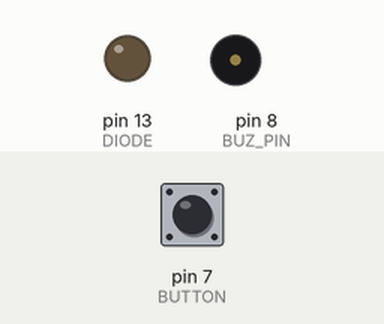
This sketch was run on a simulated Arduino Uno, built with avr-gcc and run on an emulated ATmega328P. Shown: output pins drawn as LEDs (lit = HIGH), buzzer (waves = sounding, pin HIGH). The inputs (shaded band) are chosen by the test bench; at power-on: pin 7 (BUTTON) HIGH.

Above: at 1.2 s.
1.3 s: pin 7 (BUTTON) pulled LOW for 3.2 s
At 2.1 s:
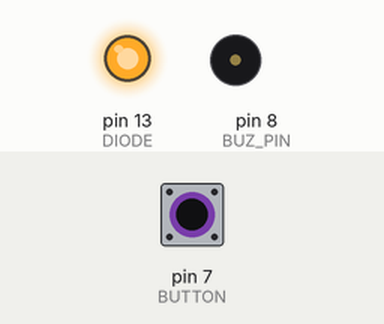
6.8 s: pin 7 (BUTTON) pulled LOW for 0.15 s
At 9.6 s:
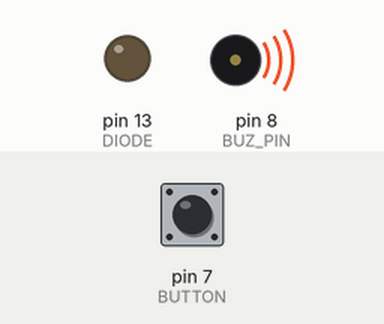
9.9 s: pin 7 (BUTTON) pulled LOW for 1 s
At 11.0 s:
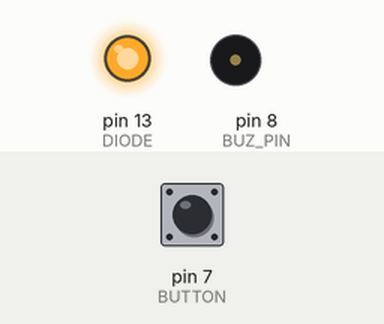
Timing chart, 0 to 13.4 s (numbered marks = the images above; inputs shaded):
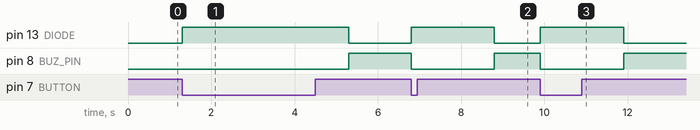

Measured:
- after the input at 1.3 s, pin 13 (DIODE): LOW → HIGH at once, → LOW 4.0 s later; pin 8 (BUZ_PIN): LOW → HIGH after 4.0 s
- after the input at 6.8 s, pin 13 (DIODE): LOW → HIGH at once, → LOW 2.0 s later; pin 8 (BUZ_PIN): HIGH → LOW at once, → HIGH 2.0 s later
- after the input at 9.9 s, pin 13 (DIODE): LOW → HIGH at once, → LOW 2.0 s later; pin 8 (BUZ_PIN): HIGH → LOW at once, → HIGH 2.0 s later

The sketch:

zad_1.ino
```cpp
/*
 * Zadanie 1
 * Ćwiczenie wprowadza nowy element elektroniczny jakim jest buzzer.
 * Są różne typy buzzerów, ale w tym przykładzie będzie to moduł
 * z buzzerem aktywnym z generatorem.
 * Ćwiczenie polega na:
 * - połączeniu buzzera, przycisku i czerwonej diody led na płytce.
 * - Napisaniu kodu, który będzie włączał diode i dawał sygnał dzwiękowy
 *   przez 2 sekundy w momencie wciśnięcia przycisku.
 *
 * Prosze użyć do tego celu funkji digitalWrite().
 * Nie jest to natomiast jednyny sposób na kontrolowanie buzzera.
 * Po zrealiowaniu tego ćwiczenia prosze przejść dół tego pliku.
 * Jest tam przykład pokazujący możliwości buzzera, dzięki któremu jest się
 * w stanie odegrać proste melodie.
 */

// W niektórych plikach można było zaobserwować definiowanie różnych pinów
// Za pomocą małych liter. Oba podejścia są poprawne, ale należy pamietać
// Żeby przyjąć jedno podejście i tylko je stosować przez cały program.

#define DIODE 13
#define BUTTON 7
#define BUZ_PIN 8

void setup(){
  pinMode(BUZ_PIN, OUTPUT);
  pinMode(DIODE, OUTPUT);
  pinMode(BUTTON, INPUT_PULLUP);

  digitalWrite(DIODE, LOW);
}

void loop(){
  if(digitalRead(BUTTON) == LOW){
    digitalWrite(BUZ_PIN, LOW);
    digitalWrite(DIODE, HIGH);
    delay(2000);
    digitalWrite(BUZ_PIN, HIGH);
    digitalWrite(DIODE, LOW);
  }
}


//----------Przykłady----------

// PRZYKŁAD A

/*
 * W przykładzie potrzebna będzie nam plik "pitches.h".
 * Jest on niezbędny ponieważ rozwiązuje problem częstotliwości nut.
 */

//#include "pitches.h"
//
//#define BUZ_PIN 8
//
//// Sekwencja nut w melodii
//int melody[]{
//  NOTE_C4, NOTE_G3, NOTE_G3, NOTE_A3, NOTE_G3, 0, NOTE_B3, NOTE_C4
//};
//
//// Długości nut
//// 4 - ćwierćnuta
//// 8 - ósemka
//int note_durations[] = {
//  4, 8, 8, 4, 4, 4, 4, 4
//};
//
//
//void setup(void)
//{
//  pinMode(BUZ_PIN, OUTPUT);
//  digitalWrite(BUZ_PIN, HIGH);
//  //iterujemy po nutach w melodii
//  for (int thisNote = 0; thisNote < 8; thisNote++){
//
//    // Aby obliczyć czas nuty, należy podzielić sekunde przez typ nuty
//    // Przypomnieniem jest tutaj fakt, że w arduino wszelki czas jest w
//    // milisekundach dlatego 1000 w kodzie odpowiada 1 sekundzie w rzeczywistości
//    int duration = 1000 / note_durations[thisNote];
//
//    tone(BUZ_PIN, melody[thisNote], duration);
//
//    // Dla w pełni działającego  programu należy również ustawić minimalny
//    // czas pomiędzy nutami, aby w ogóle można było je rozróżnić.
//    int pause = duration * 1.3;
//    delay(pause);
//    //Zatrzymujemy gre nuty
//    noTone(BUZ_PIN);
//
//    delay(80);
//    digitalWrite(BUZ_PIN, HIGH);
//}
//}
//void loop()
//{
//  // Tutaj nie jest to potrzebny kod.
//}


// PRZYKŁAD B
/*
 * W poprzednim przykładzie jest jeden problem.
 * Za każdym razem, gdy chcemy odegrać naszą melodie
 * musimy restartować kod. Oczywiście można umieścić kod
 * w funkcji loop(), ale jak byliśmy w stanie się już przekonać
 * w tej funkji jest przeważnie dużo kodu i dodawanie takich porcji
 * kilka razy może się skończyć różnie. W tym jak i innym języku
 * na ratunek przychodzi wrzucenie kodu do funkcji.
 */


//#include "pitches.h"
//
//#define BUZ_PIN 8
//// Sekwencja nut w melodii
//int melody[]{
//  NOTE_C4, NOTE_G3, NOTE_G3, NOTE_A3, NOTE_G3, 0, NOTE_B3, NOTE_C4
//};
//
//// Długości nut
//// 4 - ćwierćnuta
//// 8 - ósemka
//int note_durations[] = {
//  4, 8, 8, 4, 4, 4, 4, 4
//};
//
//
//void setup(void)
//{
//  pinMode(BUZ_PIN, OUTPUT);
//
//}
//void loop()
//{
//
//  music();
//  delay(80);
//  digitalWrite(BUZ_PIN, HIGH);
//  delay(4000);
//}
//
//
//void music(){
//    //iterujemy po nutach w melodii
//  for (int thisNote = 0; thisNote < 8; thisNote++){
//
//    // Aby obliczyć czas nuty, należy podzielić sekunde przez typ nuty
//    // Przypomnieniem jest tutaj fakt, że w arduino wszelki czas jest w
//    // milisekundach dlatego 1000 w kodzie odpowiada 1 sekundzie w rzeczywistości
//    int duration = 1000 / note_durations[thisNote];
//
//    tone(BUZ_PIN, melody[thisNote], duration);
//
//    // Dla w pełni działającego  programu należy również ustawić minimalny
//    // czas pomiędzy nutami, aby w ogóle można było je rozróżnić.
//    int pause = duration * 1.3;
//    delay(pause);
//    //Zatrzymujemy gre nuty
//    noTone(BUZ_PIN);
//  }
//}
```
